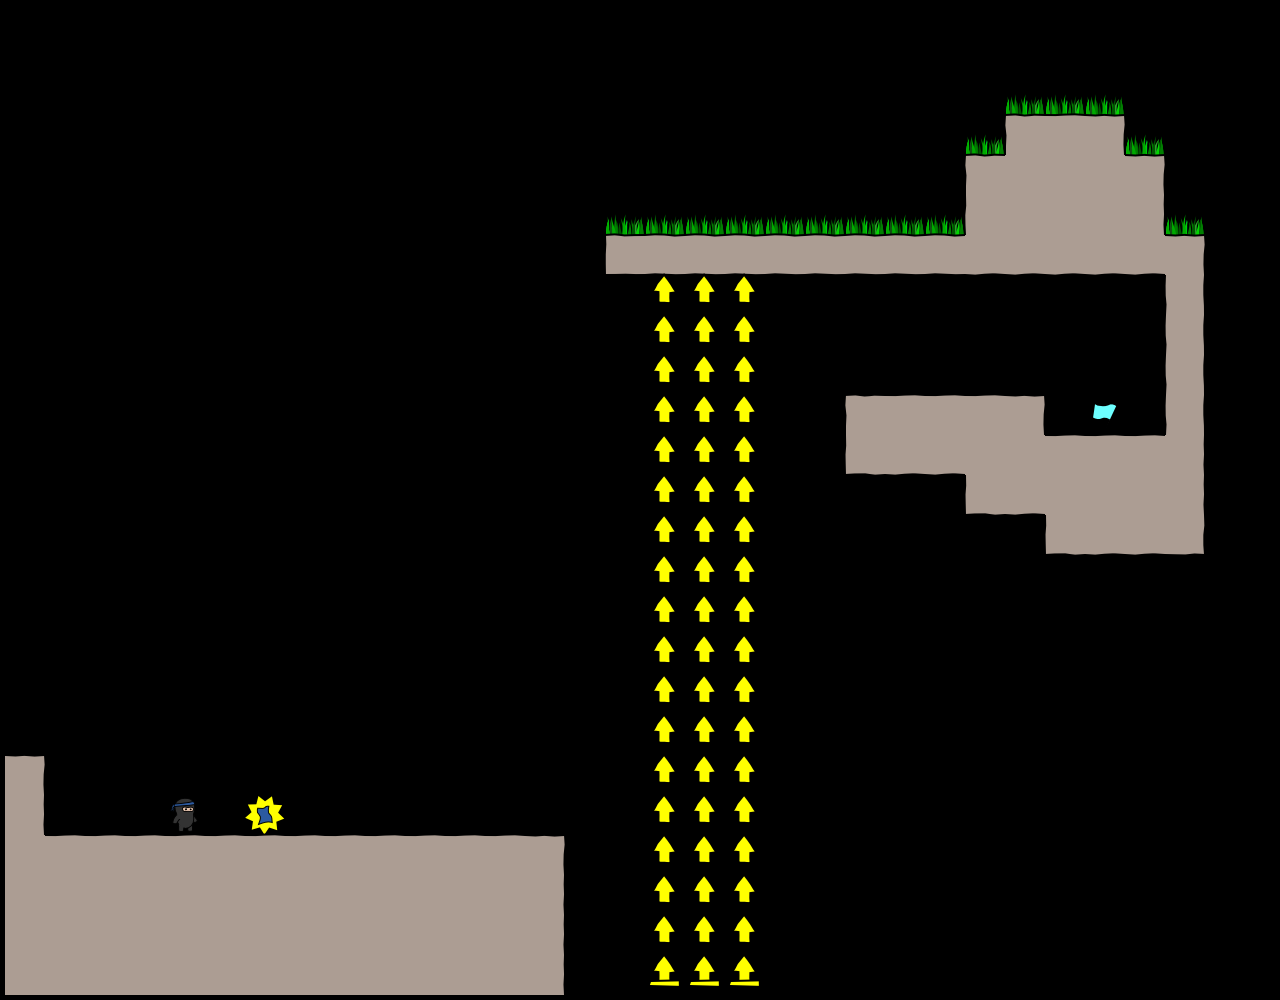

Rendered tile map (Tiled .tmx) drawn with the repository's tilesets; below, a short description and the full map source, tile grids included:
An orthogonal 32x25 tile map with 40x40 px tiles, 1 tile layer (bg).

<map version="1.0" orientation="orthogonal" width="32" height="25" tilewidth="40" tileheight="40">
 <tileset firstgid="1" name="tiles6_gapped" tilewidth="50" tileheight="50">
  <image source="tiles6_gapped.png" width="300" height="600" />
 </tileset>
 <layer name="bg" width="32" height="25">
  <data encoding="csv">
0,0,0,0,0,0,0,0,0,0,0,0,0,0,0,0,0,0,0,0,0,0,0,0,0,0,0,0,0,0,0,0,
0,0,0,0,0,0,0,0,0,0,0,0,0,0,0,0,0,0,0,0,0,0,0,0,0,0,0,0,0,0,0,0,
0,0,0,0,0,0,0,0,0,0,0,0,0,0,0,0,0,0,0,0,0,0,0,0,0,23,23,23,0,0,0,0,
0,0,0,0,0,0,0,0,0,0,0,0,0,0,0,0,0,0,0,0,0,0,0,0,23,7,8,9,23,0,0,0,
0,0,0,0,0,0,0,0,0,0,0,0,0,0,0,0,0,0,0,0,0,0,0,0,7,14,14,14,9,0,0,0,
0,0,0,0,0,0,0,0,0,0,0,0,0,0,0,23,23,23,23,23,23,23,23,23,13,14,14,14,15,23,0,0,
0,0,0,0,0,0,0,0,0,0,0,0,0,0,0,1,2,2,2,2,2,2,2,2,20,20,20,20,20,9,0,0,
0,0,0,0,0,0,0,0,0,0,0,0,0,0,0,0,65,65,65,0,0,0,0,0,0,0,0,0,0,16,0,0,
0,0,0,0,0,0,0,0,0,0,0,0,0,0,0,0,65,65,65,0,0,0,0,0,0,0,0,0,0,16,0,0,
0,0,0,0,0,0,0,0,0,0,0,0,0,0,0,0,65,65,65,0,0,0,0,0,0,0,0,0,0,16,0,0,
0,0,0,0,0,0,0,0,0,0,0,0,0,0,0,0,65,65,65,0,0,7,8,8,8,9,0,48,0,16,0,0,
0,0,0,0,0,0,0,0,0,0,0,0,0,0,0,0,65,65,65,0,0,19,20,20,14,14,8,8,8,15,0,0,
0,0,0,0,0,0,0,0,0,0,0,0,0,0,0,0,65,65,65,0,0,0,0,0,19,20,14,14,14,15,0,0,
0,0,0,0,0,0,0,0,0,0,0,0,0,0,0,0,65,65,65,0,0,0,0,0,0,0,19,20,20,21,0,0,
0,0,0,0,0,0,0,0,0,0,0,0,0,0,0,0,65,65,65,0,0,0,0,0,0,0,0,0,0,0,0,0,
0,0,0,0,0,0,0,0,0,0,0,0,0,0,0,0,65,65,65,0,0,0,0,0,0,0,0,0,0,0,0,0,
0,0,0,0,0,0,0,0,0,0,0,0,0,0,0,0,65,65,65,0,0,0,0,0,0,0,0,0,0,0,0,0,
0,0,0,0,0,0,0,0,0,0,0,0,0,0,0,0,65,65,65,0,0,0,0,0,0,0,0,0,0,0,0,0,
0,0,0,0,0,0,0,0,0,0,0,0,0,0,0,0,65,65,65,0,0,0,0,0,0,0,0,0,0,0,0,0,
9,0,0,0,0,0,0,0,0,0,0,0,0,0,0,0,65,65,65,0,0,0,0,0,0,0,0,0,0,0,0,0,
15,0,0,0,47,0,57,0,0,0,0,0,0,0,0,0,65,65,65,0,0,0,0,0,0,0,0,0,0,0,0,0,
14,8,8,8,8,8,8,8,8,8,8,8,8,9,0,0,65,65,65,0,0,0,0,0,0,0,0,0,0,0,0,0,
14,14,14,14,14,14,14,14,14,14,14,14,14,15,0,0,65,65,65,0,0,0,0,0,0,0,0,0,0,0,0,0,
14,14,14,14,14,14,14,14,14,14,14,14,14,15,0,0,65,65,65,0,0,0,0,0,0,0,0,0,0,0,0,0,
14,14,14,14,14,14,14,14,14,14,14,14,14,15,0,0,66,66,66,0,0,0,0,0,0,0,0,0,0,0,0,0
</data>
 </layer>
</map>
